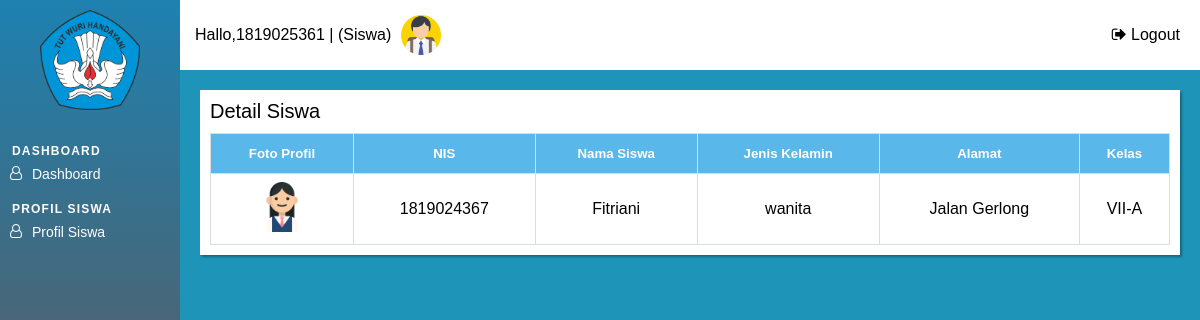
The page /siswa/halaman_siswa.php?page=profil (signed in) on the database its author committed.
### tables this page shows
CREATE TABLE `tbl_siswa` (
  `id_siswa` int(11) NOT NULL,
  `nis` char(10) NOT NULL,
  `nama_siswa` varchar(50) NOT NULL,
  `jenis_kelamin` varchar(20) DEFAULT NULL,
  `alamat` varchar(100) DEFAULT NULL,
  `id_kelas` int(11) DEFAULT NULL,
  `foto_siswa` varchar(30) DEFAULT NULL,
  `password_siswa` varchar(50) NOT NULL
);

CREATE TABLE `tbl_kelas` (
  `id_kelas` int(11) NOT NULL,
  `kode_kelas` char(10) NOT NULL,
  `nama_kelas` varchar(30) NOT NULL
);

### siswa/index.php (the view, shortened to what this page needs)
<div class="tabel-page">
	<div class="tabel-heading">
		Detail Siswa
	</div>
	<table id="list-data" class="display">
		<thead>
		<?php
				include "../config/koneksi.php";
				$query = "SELECT * FROM tbl_siswa as s INNER JOIN tbl_kelas as k ON k.id_kelas = s.id_kelas WHERE s.password_siswa";
				$result = mysqli_query($conn, $query);
				if (mysqli_num_rows($result) > 0) {
					while($row = mysqli_fetch_assoc($result)) {
		?>
			<tr>
                <th><h5>Foto Profil</h5></th>
				<th><h5>NIS</h5></th>
				<th><h5>Nama Siswa</h5></th>
				<th><h5>Jenis Kelamin</h5></th>
                <th><h5>Alamat</h5></th>
				<th><h5>Kelas</h5></th>
			</tr>
		</thead>
		        <tr>
                    <td><img src="../assets/img/<?= $row["foto_siswa"]; ?>" width="50"</td>
		        	<td><?php echo $row["nis"];?></td>
		        	<td><?php echo $row["nama_siswa"];?></td>
		        	<td><?php echo $row["jenis_kelamin"];?></td>
		        	<td><?php echo $row["alamat"];?></td>
                    <td><?php echo $row["nama_kelas"];?></td>
		        </tr>
		<?php
					}
				}
		?>
	</table>
</div>

### assets/css/halaman_admin.css (style rules this page uses)
* { padding: 0; margin: 0; box-sizing: border-box; }
body { font: 16px sans-serif; }

### assets/css/tabel.css (style rules this page uses)
.tabel-page { background-color: #FFFF; box-shadow: 2px 2px 2px rgba(0, 0, 0,0.3); padding: 10px; width: 100%; height: auto; }
#list-data { font: 16px sans-serif; border-collapse: collapse; width: 100%; }
#list-data td, #list-data th { border: 1px solid #ddd; padding: 8px; text-align: center; }
#list-data th { padding-top: 12px; padding-bottom: 12px; text-align: center; background-color: #59b7e9; color: white; }
.tabel-heading { font-size: 20px; margin-bottom: 10px; }

### rows shown on the page
tbl_siswa: foto_siswa (picture), nis "1819024367", nama_siswa "Fitriani", jenis_kelamin "wanita", alamat "Jalan Gerlong", id_kelas.nama_kelas "VII-A"

### other values the page prints
$_SESSION['username'] "1819025361"
